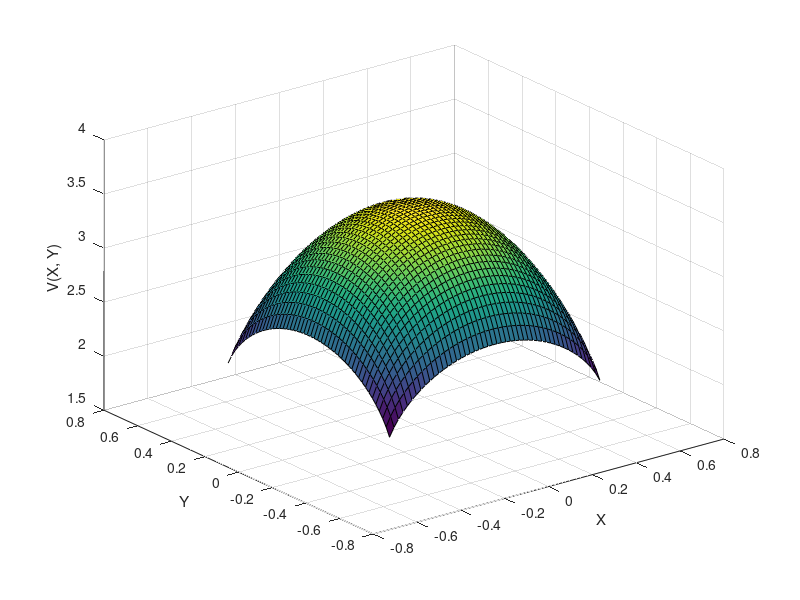

Recreate this plot in MATLAB.
function [Vflatten, V] = eh()

    V = zeros(50, 50);
    i = linspace(-0.5,0.5,50);
    j = linspace(-0.5,0.5,50);
    
    for m = 1:50
        for n = 1:50
            x = i(m);
            y = j(n);          
            V(m, n) = 0.5*((1-2*y)*((1-2*x)/abs(1-2*y)*asinh(abs((1-2*y)/(1-2*x)))+(1-2*x)/abs(1-2*x)*asinh(abs((1-2*x)/(1-2*y))))+(1+2*y)*((1-2*x)/abs(1+2*y)*asinh(abs((1+2*y)/(1-2*x)))+(1-2*x)/abs(1-2*x)*asinh(abs((1-2*x)/(1+2*y))))+(1-2*y)*((1+2*x)/abs(1-2*y)*asinh(abs((1-2*y)/(1+2*x)))+(1+2*x)/abs(1+2*x)*asinh(abs((1+2*x)/(1-2*y))))+(1+2*y)*((1+2*x)/abs(1+2*y)*asinh(abs((1+2*y)/(1+2*x)))+(1+2*x)/abs(1+2*x)*asinh(abs((1+2*x)/(1+2*y)))));
        end
    end

    surf(meshgrid(i), meshgrid(j).', V);
    xlabel('X');
    ylabel('Y');
    zlabel('V(X, Y)');
    Vflatten = reshape(V, 1, 2500);
    %V = V';
    
end

function val = mrdivide(a, b)
    if b == 0
        val = 0;
    else
        val = builtin('mrdivide', a, b);
    end
end